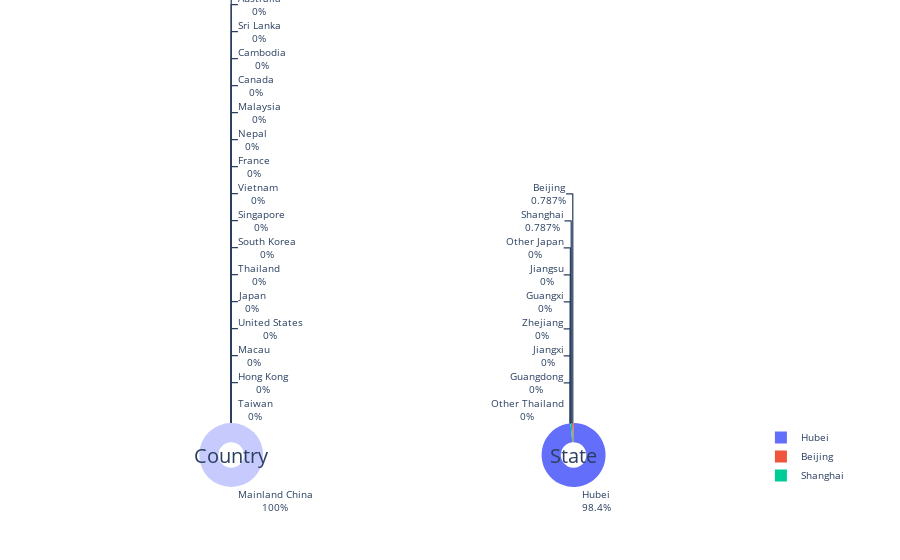

Here is the notebook cell this chart was saved with:
### Markdown cell above
### Death Percentage over state and country

### Code cell
fig_c = go.Pie(labels=data['Country/Region'],values=data['Death'], textinfo='label+percent',hole=0.4,domain={'x': [0,0.40]})

fig_s = go.Pie(labels=data_province.index,values=data_province['Death'], textinfo='label+percent',hole=0.4,
               domain={'x': [0.46,1]})

layout = dict(font=dict(size=10), legend=dict(orientation="v"),
              annotations = [dict(x=0.14, y=0.5, text='Country', showarrow=False, font=dict(size=20)),
                             dict(x=0.77, y=0.5, text='State', showarrow=False, font=dict(size=20)) ])


fig = dict(data=[fig_s, fig_c],layout=layout)
py.iplot(fig)

### Figure 1 — Plotly figure (JSON) as saved in the notebook; plotly's stock layout.template omitted (floating-point values rounded to 4 significant figures)
{"data": [{"domain": {"x": [0.46, 1]}, "hole": 0.4, "labels": ["Hubei", "Other Thailand", "Beijing", "Guangdong", "Shanghai", "Jiangxi", "Zhejiang", "Guangxi", "Jiangsu", "Other Japan"], "textinfo": "label+percent", "type": "pie", "values": [125, 0, 1, 0, 1, 0, 0, 0, 0, 0]}, {"domain": {"x": [0, 0.4]}, "hole": 0.4, "labels": ["Mainland China", "Mainland China", "Mainland China", "Mainland China", "Mainland China", "Mainland China", "Mainland China", "Mainland China", "Mainland China", "Mainland China", "Mainland China", "Mainland China", "Mainland China", "Mainland China", "Mainland China", "Mainland China", "Mainland China", "Mainland China", "Mainland China", "Mainland China", "Mainland China", "Mainland China", "Mainland China", "Mainland China", "Mainland China", "Mainland China", "Mainland China", "Mainland China", "Mainland China", "Taiwan", "Hong Kong", "Macau", "Mainland China", "United States", "United States", "United States", "United States", "Japan", "Thailand", "South Korea", "Singapore", "Vietnam", "France", "Nepal", "Malaysia", "Canada", "Canada", "Cambodia", "Sri Lanka", "Australia", "Australia", "Germany"], "textinfo": "label+percent", "type": "pie", "values": [125, 0, 0, 1, 0, 0, 0, 0, 0, 1, 0, 0, 0, 1, 0, 0, 0, 1, 0, 1, 1, 0, 0, 0, 0, 0, 0, 0, 0, 0, 0, 0, 0, 0, 0, 0, 0, 0, 0, 0, 0, 0, 0, 0, 0, 0, 0, 0, 0, 0, 0, 0]}], "layout": {"annotations": [{"font": {"size": 20}, "showarrow": false, "text": "Country", "x": 0.14, "y": 0.5}, {"font": {"size": 20}, "showarrow": false, "text": "State", "x": 0.77, "y": 0.5}], "font": {"size": 10}, "legend": {"orientation": "v"}}}
